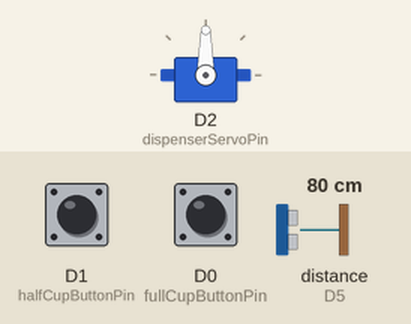
Simulated run of this sketch. Board: ESP8266 (NodeMCU). Parts: servo. The test bench sets the inputs (shaded band); at power-on: D1 (halfCupButtonPin) LOW, D0 (fullCupButtonPin) LOW, distance to the obstacle (sensor on D5) 80 cm. WiFi joins after 1.5 s; servers stay silent unless stated; no MQTT or app messages arrive unless stated; what the sketch prints to the serial monitor is not drawn.

Above: at 2.7 s.
2.8 s: D1 (halfCupButtonPin) pulled HIGH for 0.15 s
At 3.6 s:
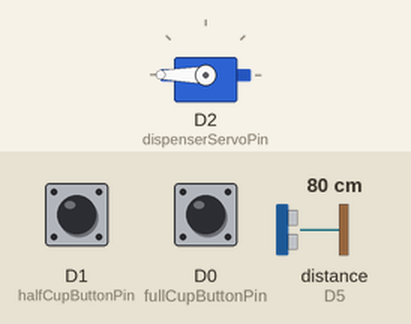
9.3 s: D0 (fullCupButtonPin) pulled HIGH for 0.15 s
At 9.7 s:
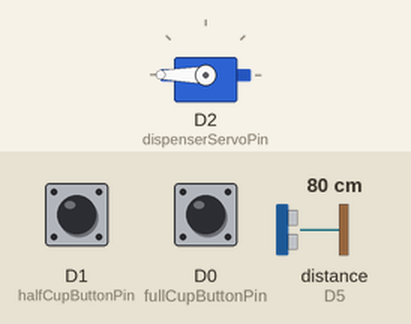
10.9 s: D0 (fullCupButtonPin) pulled HIGH for 1 s
At 11.2 s:
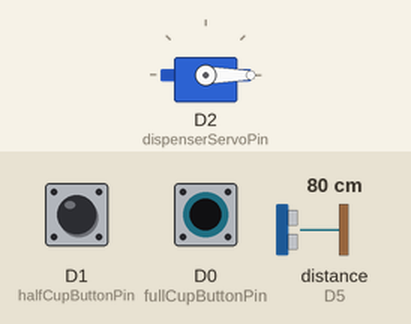
Timing chart, 0 to 13.9 s (numbered marks = the images above; inputs shaded):
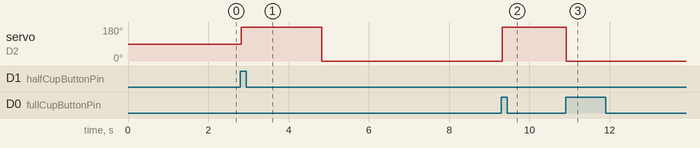

Measured:
- after the input at 2.8 s, servo on D2 (dispenserServoPin): 90° → 180° at once, → 0° 2.0 s later
- after the input at 9.3 s, servo on D2 (dispenserServoPin): 0° → 180° at once
- after the input at 10.9 s, servo on D2 (dispenserServoPin): 180° → 0° at once

The sketch:

THBContainer.ino
```cpp
/*
  based on debounce, ultrasonic Sr04 lib and sweep examples form arduino.cc
https://github.com/Martinsos/arduino-lib-hc-sr04 for distance sensor
*/

// includes comunicación libs
#include <PubSubClient.h>
#include <ESP8266WiFi.h>
#include <ArduinoJson.h> // check if you are using versión 6
#include <Servo.h>
#include <HCSR04.h>

//***************MODIFICAR PARA SU PROYECTO *********************
//  configuración datos wifi
// descomentar el define y poner los valores de su red y de su dispositivo
#define WIFI_AP "wifi"
#define WIFI_PASSWORD "wifi pass"


//  configuración datos thingsboard
#define NODE_NAME "CONTAINER"   //nombre que le pusieron al dispositivo cuando lo crearon
#define NODE_TOKEN "device Token"   //Token que genera Thingboard para dispositivo cuando lo crearon


//***************NO MODIFICAR *********************
char thingsboardServer[] = "demo.thingsboard.io";

/*definir topicos.
 * telemetry - use to send telemetry
 * request -  use to receive and send requests to server
 * attributes - to receive commands from server to device
 */
char telemetryTopic[] = "v1/devices/me/telemetry";
char requestTopic[] = "v1/devices/me/rpc/request/+";  //RPC - El Servidor usa este topico para enviar rquests, cliente response
char responseTopic[] = "v1/devices/me/rpc/response/+"; // RPC responce
char attributesTopic[] = "v1/devices/me/attributes";  //El Servidor usa este topico para enviar atributos


// declare clients for Wifi y PubSus
WiFiClient wifiClient;
PubSubClient client(wifiClient);

//Dispenser variables
// constants won't change. They're used here to set pin numbers:
const int dispenserServoPin = D2;
const int halfCupButtonPin = D1;    // the number of the pushbutton pin for half cup
const int fullCupButtonPin = D0;    // the number of the pushbutton pin for full cup


// Declare servo
Servo dispenserServo;
int dispenserOpenPos = 180;
int dispenserClosePos = 0;

UltraSonicDistanceSensor distanceSensor(D4, D5);  // Initialize sensor that uses digital pins.


// app logic variables
bool dispenserState = false;         // the current state of the dispenser is closed

int halfCupButtonState = LOW;             // the current reading from the input pin
int halfCupLastButtonState = LOW;   // the previous reading from the input pin

int fullCupButtonState = LOW;             // the current reading from the input pin
int fullCupLastButtonState = LOW;   // the previous reading from the input pin

// Debounce variables (see  https://www.arduino.cc/en/Tutorial/Debounce)
unsigned long lastDebounceTime = 0;  // the last time the output pin was toggled
unsigned long debounceDelay = 20;    // the debounce time; increase if the output flickers

bool serverDispenseButtonState = false;
bool serverLockMode = false;
bool dispenserEmpty = false;
unsigned int serverDispensingTime = 6000;
unsigned int halfCupDispensingTime = 2000;
unsigned int fullCupDispensingTime = 8000;

//-------------------------------------------------------------
// THB telementry timer variables
//-------------------------------------------------------------
unsigned long lastSend;
int elapsedTime = 1000; // elapsed time request vs reply
int requestNumber =1;


// App Logic
void setup() {
    Serial.begin(9600);

    // init wifi & pubsus callbacks
    Serial.println("init connection");

    connectToWiFi();
    delay(10);

    client.setServer(thingsboardServer, 1883);
    client.setCallback(on_message);

    lastSend = 0; // variable to ctrl delays

    //Dispenser init
    pinMode(halfCupButtonPin, INPUT);
    pinMode(fullCupButtonPin, INPUT);
    dispenserServo.attach(dispenserServoPin);
    lastSend = millis();
}

void loop()
{
    if ( !client.connected() ) {
      reconnect();
      }

    if (serverLockMode == false) {
        if (dispenserEmpty == false) {
          unsigned int startDispensing;

          // check physical button for halfCup
          startDispensing = millis();
          do {
              readDispenserButtonHCB();
              // Check timeout if user does not presses the button again
              if ((millis() - startDispensing > halfCupDispensingTime)) {
                  dispenserState = false;
                  }
            yield();  //let node do some work while in loop
            client.loop(); //let pubsus do some work while in loop
          } while(dispense());


          // check physical button for halfCup
          startDispensing = millis();
          do {
              readDispenserButtonFCB();
              // Check timeout if user does not presses the button again
              if ((millis() - startDispensing > fullCupDispensingTime)) {
                  dispenserState = false;
                  }
              yield();  //let node do some work while in loop
              client.loop(); //let pubsus do some work while in loop
          } while(dispense());

          // check server button
          startDispensing = millis();
          do {
              dispenserState = serverDispenseButtonState;
              if ((millis() - startDispensing > serverDispensingTime)) {
                  dispenserState = false;
                  }
              yield();  //let node do some work while in loop
              client.loop(); //let pubsus do some work while in loop
          } while(dispense());
          serverDispenseButtonState = false; // just in case it exit because of timer
        }
      } else {
        // in case locked mode change in between dispensing operations, lets close the dispenser
        dispenserState = false;
        dispense();
      }

       // send remaing space on container after dispensing
      if ( millis() - lastSend > elapsedTime ) { // Update and send only after 1 second
        sendRemainingSpaceOnContainer();
        lastSend = millis();
      }

    client.loop();
}

void readDispenserButtonFCB()
{
  // read the state of the switch into a local variable:
  int reading =  digitalRead(fullCupButtonPin);

  // check to see if you just pressed the button
  // (i.e. the input went from LOW to HIGH), and you've waited long enough
  // since the last press to ignore any noise:
  // If the switch changed, due to noise or pressing:
  if (reading != fullCupLastButtonState) {
    // reset the debouncing timer
    lastDebounceTime = millis();
  }

  if ((millis() - lastDebounceTime) > debounceDelay) {
    // whatever the reading is at, it's been there for longer than the debounce
    // delay, so take it as the actual current state:

    // if the button state has changed:
    if (reading != fullCupButtonState) {
      fullCupButtonState = reading;

      if (fullCupButtonState == HIGH) {
        dispenserState = !dispenserState; //let dispenser() know about button state change
      }
    }
  }

  // save the reading. Next time through the loop, it'll be the lastButtonState:
  fullCupLastButtonState = reading;


}

void readDispenserButtonHCB()
{
  // read the state of the switch into a local variable:
  int reading =  digitalRead(halfCupButtonPin);

  // check to see if you just pressed the button
  // (i.e. the input went from LOW to HIGH), and you've waited long enough
  // since the last press to ignore any noise:
  // If the switch changed, due to noise or pressing:
  if (reading != halfCupLastButtonState) {
    // reset the debouncing timer
    lastDebounceTime = millis();
  }

  if ((millis() - lastDebounceTime) > debounceDelay) {
    // whatever the reading is at, it's been there for longer than the debounce
    // delay, so take it as the actual current state:

    // if the button state has changed:
    if (reading != halfCupButtonState) {
      halfCupButtonState = reading;

      if (halfCupButtonState == HIGH) {
        dispenserState = !dispenserState; //let dispenser() know about button state change
      }
    }
  }

  // save the reading. Next time through the loop, it'll be the lastButtonState:
  halfCupLastButtonState = reading;

}

/*
 * If the state of the button changes (check dispenserState variable on read methods)
 * and the actual dispenser state the dispenser previousDispensingState opens or closes
 */
bool dispense()
{
  static bool previousDispensingState = false; // static bool is private to the method


  if (dispenserState != previousDispensingState) {
    if (dispenserState == true) {
      Serial.println("Abre");
      dispenserServo.write(dispenserOpenPos);
      sendDispenseStateToServer(dispenserState); // notify server to update panels
    }
    else {
        Serial.println("Cierra");
        dispenserServo.write(dispenserClosePos);
        sendDispenseStateToServer(dispenserState); // notify server to update panels
      }

    previousDispensingState = dispenserState;
  }


  return dispenserState;
}


// ------- Server related functions ----------------------------------
/*
 *   Telementry
 *
 */
void sendRemainingSpaceOnContainer()
{


      const int capacity = JSON_OBJECT_SIZE(4);
      StaticJsonDocument<capacity> doc;

      double distance = distanceSensor.measureDistanceCm();

      doc["space"] = distance;

      String output = "";
      serializeJson(doc, output);

 /*     Serial.print("json to send telemetry:");
      Serial.println(output);
 */
      char attributes[100];
      output.toCharArray( attributes, 100 );

      if (client.publish(telemetryTopic, attributes ) == false) {
           Serial.println("publish telementry ERROR");
        }
}


/*
 * Reuqest / Reply methods
 */
void on_message(const char* topic, byte* payload, unsigned int length)
{
    // print received message
  Serial.println("On message");
  char message[length + 1];
  strncpy ( message, (char*)payload, length);
  message[length] = '\0';

  Serial.print("Topic: ");
  Serial.println(topic);
  Serial.print("Message: ");
  Serial.println( message);

  String topicStr = topic;
  String topicHead = topicStr.substring(0,strlen("v1/devices/me/rpc/request"));
  // Check topic for attributes o request
  if (strcmp(topic, "v1/devices/me/attributes") ==0) { //es un cambio en atributos compartidos
    //processAttributeRequestCommand(message);
  } else if (strcmp(topicHead.c_str(), "v1/devices/me/rpc/request") == 0) {
    // request from server
    processRequestAndReply(message, topic);
  }
}


// Process request
void processRequestAndReply(char *message, const char* topic)
{
  // Decode JSON request with ArduinoJson 6 https://arduinojson.org/v6/doc/deserialization/
  // Notar que a modo de ejemplo este mensaje se arma utilizando la librería ArduinoJson en lugar de desarmar el string a "mano"

  const int capacity = JSON_OBJECT_SIZE(4);
  StaticJsonDocument<capacity> doc;
  DeserializationError err = deserializeJson(doc, message);

  if (err) {
    Serial.print(("deserializeJson() failed with code "));
    Serial.println(err.c_str());
    return;
  }

  // Check methods sent form server and process and send reply if required

  String methodName = doc["method"];
  if (methodName.equals("setDispenseValue") &&  serverLockMode == false ) { // use for dispensing from server panel
    bool response  = doc["params"];
    serverDispenseButtonState = response;

  }  else if (methodName.equals("setLockValue")) { // use for locking dispenser from server
    bool response  = doc["params"];
    serverLockMode = response;
    sendoLockStateToServer(serverLockMode);
  } else if (methodName.equals("empty") &&  serverLockMode == false) { // notify that dispenser is empty acording to values calculated on server
    bool response  = doc["params"];
    sendEmptyStateToServer(response);
    }
  else if (methodName.equals("actualizar") &&  serverLockMode == false) { // cahnges dispensing times to reflect changes on server Panel

    fullCupDispensingTime = doc["params"]["elapseTaza"];
    halfCupDispensingTime = doc["params"]["elapseTazaMedia"];

  }

  // send response to avoid server timeout
    String localResponseTopic = String(topic);
    localResponseTopic.replace("request", "response");  //change topic to preserver requestID
    client.publish(localResponseTopic.c_str(), message);


}

// Notify server to update Lock card in panel
void sendoLockStateToServer(bool serverLockMode)
{
    const int capacity = JSON_OBJECT_SIZE(4);
    StaticJsonDocument<capacity> doc;

   //Update card

    doc["LockMessage"] = serverLockMode ? "Bloqueado"  :"Habilitado" ;


    String output = "";
    serializeJson(doc, output);

    char attributes[100];
    output.toCharArray( attributes, 100 );
/*
    Serial.print("respuesta aributos: ");
    Serial.println(attributes);
*/
    // se envia la repsuesta la cual se despliegan en las tarjetas creadas para el atrubito
    client.publish(attributesTopic, attributes);

}

void sendDispenseStateToServer(bool response)
{
   const int capacity = JSON_OBJECT_SIZE(4);
   StaticJsonDocument<capacity> doc;

   // serverDispenseButtonState = response;

    //Update card
    doc["dispensingState"] = response ? "Dispensando"  :"Dispensado" ;


    String output = "";
    serializeJson(doc, output);

    char attributes[100];
    output.toCharArray( attributes, 100 );
/*
    Serial.print("respuesta aributos: ");
    Serial.println(attributes);
*/
    // se envia la repsuesta la cual se despliegan en las tarjetas creadas para el atrubito
    client.publish(attributesTopic, attributes);

    // update dispendsing Button on server
    StaticJsonDocument<capacity> responseDoc;
    responseDoc["method"] = "setDispenseValue";
    responseDoc["params"] = response ? true  :false ;
    client.publish(attributesTopic, attributes);

}

void sendEmptyStateToServer(bool response)
{
   const int capacity = JSON_OBJECT_SIZE(4);
   StaticJsonDocument<capacity> doc;

    dispenserEmpty = response;


    //Update card

    doc["emptyState"] = dispenserEmpty ? "Vacio"  :"Lleno" ;


    String output = "";
    serializeJson(doc, output);

    char attributes[100];
    output.toCharArray( attributes, 100 );
/*
    Serial.print("respuesta aributos: ");
    Serial.println(attributes);
*/
    // se envia la repsuesta la cual se despliegan en las tarjetas creadas para el atrubito
    client.publish(attributesTopic, attributes);
}


//***************NO MODIFICAR - Conexion con Wifi y ThingsBoard *********************
/*
 * THB connection and topics subscription
 */
void reconnect() {
  int statusWifi = WL_IDLE_STATUS;

  // Loop until we're reconnected
  while (!client.connected()) {
    statusWifi = WiFi.status();
    connectToWiFi();

    Serial.print("Connecting to ThingsBoard node ...");
    // Attempt to connect (clientId, username, password)
    if ( client.connect(NODE_NAME, NODE_TOKEN, NULL) ) {
      Serial.println( "[DONE]" );

      // Suscribir al Topico de request
      client.subscribe(requestTopic);
      client.subscribe(attributesTopic);
      client.subscribe(responseTopic);
    } else {
      Serial.print( "[FAILED] [ rc = " );
      Serial.print( client.state() );
      Serial.println( " : retrying in 5 seconds]" );
      // Wait 5 seconds before retrying
      delay( 5000 );
    }
  }
}


/*
 *
 *  wifi connection
 */

void connectToWiFi()
{
  Serial.println("Connecting to WiFi ...");
  // attempt to connect to WiFi network

  WiFi.begin(WIFI_AP, WIFI_PASSWORD);
  while (WiFi.status() != WL_CONNECTED) {
    delay(500);
    Serial.print(".");
  }
  Serial.println("Connected to WiFi");
}
```
